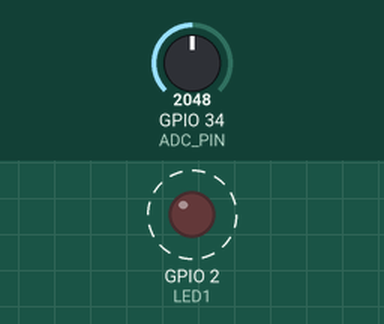
Bench run of a sketch on a simulated ESP32. On the bench: output pins drawn as LEDs (lit = HIGH). Dashed ring = blinking. The test bench sets the inputs (shaded band); at power-on: GPIO 34 (ADC_PIN) = 2048. What the sketch prints to the serial monitor is not drawn.

Above: at 0.2 s.
Timing chart, 0 to 3.0 s (numbered marks = the images above):
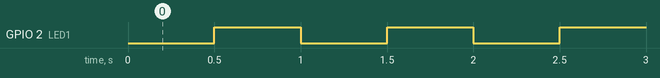

Measured:
- by itself, GPIO 2 (LED1): alternates HIGH for 0.50 s and LOW for 0.50 s

The sketch:

sketch_millis_.ino
```cpp
#include <Arduino.h>

#define LED1 2
#define ADC_PIN 34

unsigned long lanTruocLed = 0;
unsigned long lanTruocAdc = 0;
unsigned long lanTruocHeart = 0;

bool ledState = LOW;

void setup() {
  Serial.begin(115200);
  pinMode(LED1, OUTPUT);
}

void loop() {
  unsigned long now = millis();

  if (now - lanTruocLed >= 500) {
    lanTruocLed = now;
    ledState = !ledState;
    digitalWrite(LED1, ledState);
  }

  if (now - lanTruocAdc >= 2000) {
    lanTruocAdc = now;
    int val = analogRead(ADC_PIN);
    Serial.print("Bien tro: ");
    Serial.println(val);
  }

  if (now - lanTruocHeart >= 5000) {
    lanTruocHeart = now;
    Serial.println("heartbeat");
  }
}
```
